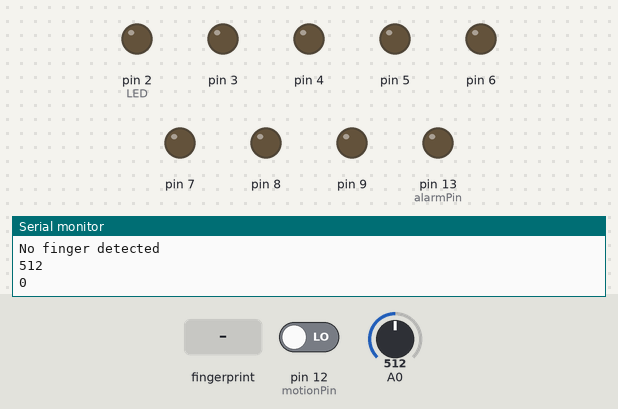
This sketch was run on a simulated Arduino Uno, built with avr-gcc and run on an emulated ATmega328P. Parts: output pins drawn as LEDs (lit = HIGH), the last lines printed to the serial monitor. Dashed ring = blinking. The test bench sets the inputs (shaded band); at power-on: A0 = 512, pin 12 (motionPin) LOW.

Above: at 2.3 s.
2.4 s: finger stored as number 1 placed on the sensor
At 3.1 s:
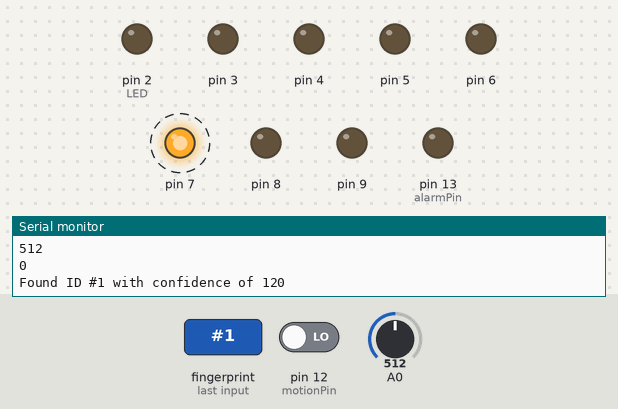
5.2 s: A0 set to 493
At 6.5 s:
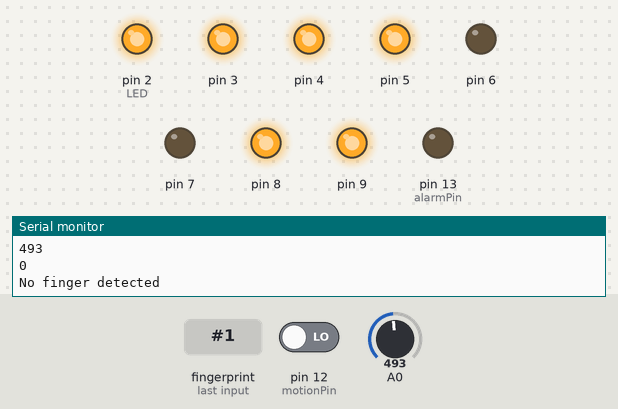
7.0 s: pin 12 (motionPin) driven HIGH
At 8.2 s:
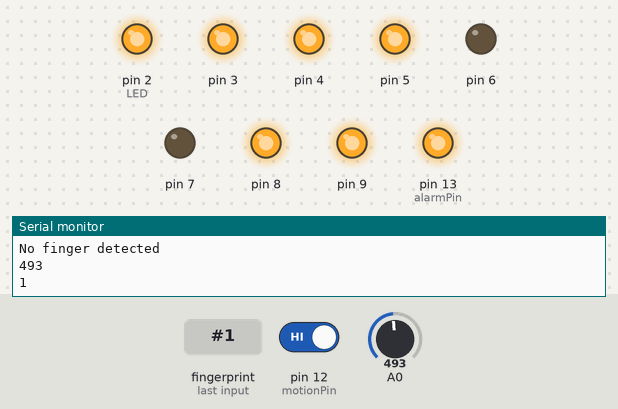
8.5 s: A0 set to 510
At 9.1 s:
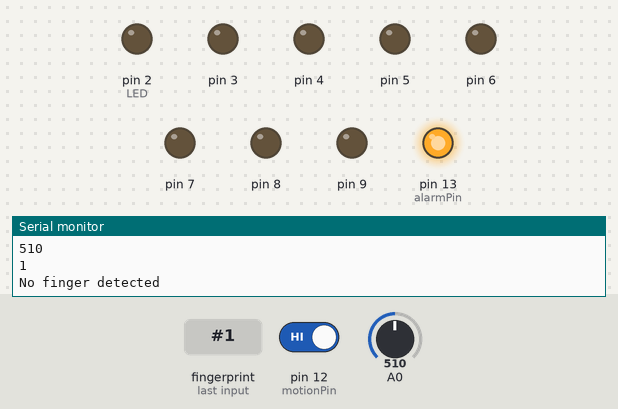
10.3 s: finger stored as number 1 placed on the sensor
At 10.82 s:
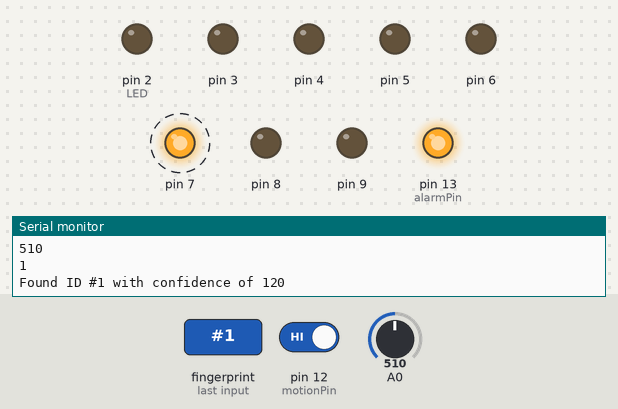
12.9 s: pin 12 (motionPin) driven LOW
At 14.4 s:
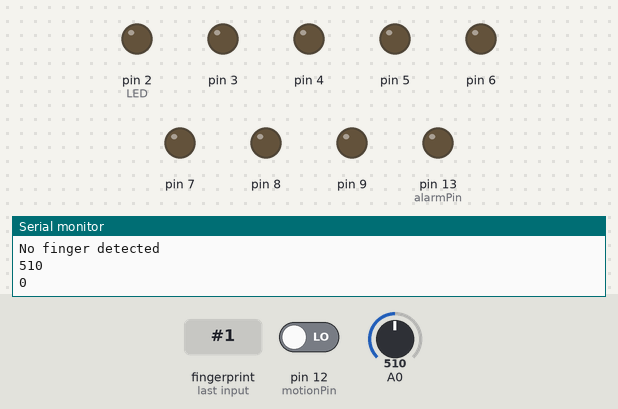
Timing chart, 0 to 15.7 s (numbered marks = the images above; inputs shaded):
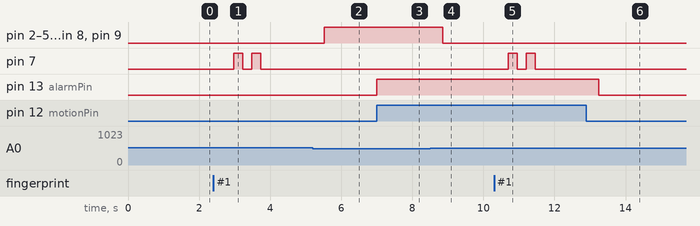

The sketch:

home_security.ino
```cpp
#include "SoftwareSerial.h"
#include <Adafruit_Fingerprint.h>
int motionPin=12;
int alarmPin=13;//LED
SoftwareSerial mySerial(10, 11); //RX TX
Adafruit_Fingerprint finger = Adafruit_Fingerprint(&mySerial);

/***********************************
**********Motion Sensor***********
************************************/
void motionDetector(){
  Serial.println(digitalRead(motionPin));
  if(digitalRead(motionPin)==1){
    digitalWrite(alarmPin,HIGH);
  }
  else{
    digitalWrite(alarmPin,LOW);
  }
}
/***********************************
**********End Motion sensor*********
************************************/

void setup() {
  pinMode(2,OUTPUT);//LED
  pinMode(6,OUTPUT);
  pinMode(7,OUTPUT);
  pinMode(3,OUTPUT);
  pinMode(4,OUTPUT);
  pinMode(5,OUTPUT);
  pinMode(8,OUTPUT);
  pinMode(9,OUTPUT);
  pinMode(12,INPUT);
  pinMode(alarmPin,OUTPUT);
  digitalWrite(alarmPin,LOW);
  Serial.begin(9600);
  while (!Serial);  // For Yun/Leo/Micro/Zero/...
  delay(100);
  Serial.println("\n\nAdafruit finger detect test");

  // set the data rate for the sensor serial port
  finger.begin(57600);
  delay(5);
  if (finger.verifyPassword()) {
    Serial.println("Found fingerprint sensor!");
  } else {
    Serial.println("Did not find fingerprint sensor :(");
    while (1) { delay(1); }
  }

  finger.getTemplateCount();
  Serial.print("Sensor contains "); Serial.print(finger.templateCount); Serial.println(" templates");
  Serial.println("Waiting for valid finger...");
}
void loop () {
  Serial.println(analogRead(A0));
  if(analogRead(A0)<500)
  {
    digitalWrite(2,HIGH);
    digitalWrite(3,HIGH);
    digitalWrite(4,HIGH);
    digitalWrite(5,HIGH);
    digitalWrite(8,HIGH);
    digitalWrite(9,HIGH);
  }
  else{
    digitalWrite(2,LOW);
    digitalWrite(3,LOW);
    digitalWrite(4,LOW);
    digitalWrite(5,LOW);
    digitalWrite(8,LOW);
    digitalWrite(9,LOW);
  }
  motionDetector();
  getFingerprintIDez();
  getFingerprintID();
  delay(250);
}
uint8_t getFingerprintID() {
  uint8_t p = finger.getImage();
  switch (p) {
    case FINGERPRINT_OK:
      Serial.println("Image taken");
      break;
    case FINGERPRINT_NOFINGER:
      Serial.println("No finger detected");
      return p;
    case FINGERPRINT_PACKETRECIEVEERR:
      Serial.println("Communication error");
      return p;
    case FINGERPRINT_IMAGEFAIL:
      Serial.println("Imaging error");
      return p;
    default:
      Serial.println("Unknown error");
      return p;
  }

  // OK success!

  p = finger.image2Tz();
  switch (p) {
    case FINGERPRINT_OK:
      Serial.println("Image converted");
      break;
    case FINGERPRINT_IMAGEMESS:
      Serial.println("Image too messy");
      return p;
    case FINGERPRINT_PACKETRECIEVEERR:
      Serial.println("Communication error");
      return p;
    case FINGERPRINT_FEATUREFAIL:
      Serial.println("Could not find fingerprint features");
      return p;
    case FINGERPRINT_INVALIDIMAGE:
      Serial.println("Could not find fingerprint features");
      return p;
    default:
      Serial.println("Unknown error");
      return p;
  }

  // OK converted!
  p = finger.fingerFastSearch();
  if (p == FINGERPRINT_OK) {
    Serial.println("Found a print match!");
  } else if (p == FINGERPRINT_PACKETRECIEVEERR) {
    Serial.println("Communication error");
    return p;
  } else if (p == FINGERPRINT_NOTFOUND) {
    Serial.println("Did not find a match");
    digitalWrite(6,HIGH);
    return p;
  } else {
    Serial.println("Unknown error");
    return p;
  }

  // found a match!
  Serial.print("Found ID #"); Serial.print(finger.fingerID);
  Serial.print(" with confidence of "); Serial.println(finger.confidence);

  return finger.fingerID;
}
int getFingerprintIDez() {
  uint8_t p = finger.getImage();
  if (p != FINGERPRINT_OK)  return -1;

  p = finger.image2Tz();
  if (p != FINGERPRINT_OK)  return -1;

  p = finger.fingerFastSearch();
  if (p != FINGERPRINT_OK)  return -1;

  // found a match!
  Serial.print("Found ID #"); Serial.print(finger.fingerID);
  Serial.print(" with confidence of "); Serial.println(finger.confidence);
  if(finger.confidence>100){
    digitalWrite(6,LOW);
    digitalWrite(7,HIGH);
    delay(250);
    digitalWrite(7,LOW);
    delay(250);
    digitalWrite(7,HIGH);
    delay(250);
    digitalWrite(7,LOW);
  }
  else{
    digitalWrite(6,HIGH);
  }
  return finger.fingerID;
}
```

Measured:
- the behaviour switches between 500 and 499 on A0 (found by bisection; images 1 and 2)
- after the input at 2.4 s, pin 7: alternates HIGH for 0.25 s and LOW for 0.25 s, 4 changes in all, then stays LOW, starting after 0.58 s
- after the input at 5.2 s, pin 2 (LED), pin 3–5, pin 8, pin 9: LOW → HIGH after 0.32 s
- after the input at 7.0 s, pin 13 (alarmPin): LOW → HIGH at once
- after the input at 8.5 s, pin 2 (LED), pin 3–5, pin 8, pin 9: HIGH → LOW after 0.36 s
- after the input at 10.3 s, pin 7: alternates HIGH for 0.25 s and LOW for 0.25 s, 4 changes in all, then stays LOW, starting after 0.40 s
- after the input at 12.9 s, pin 13 (alarmPin): HIGH → LOW after 0.35 s
